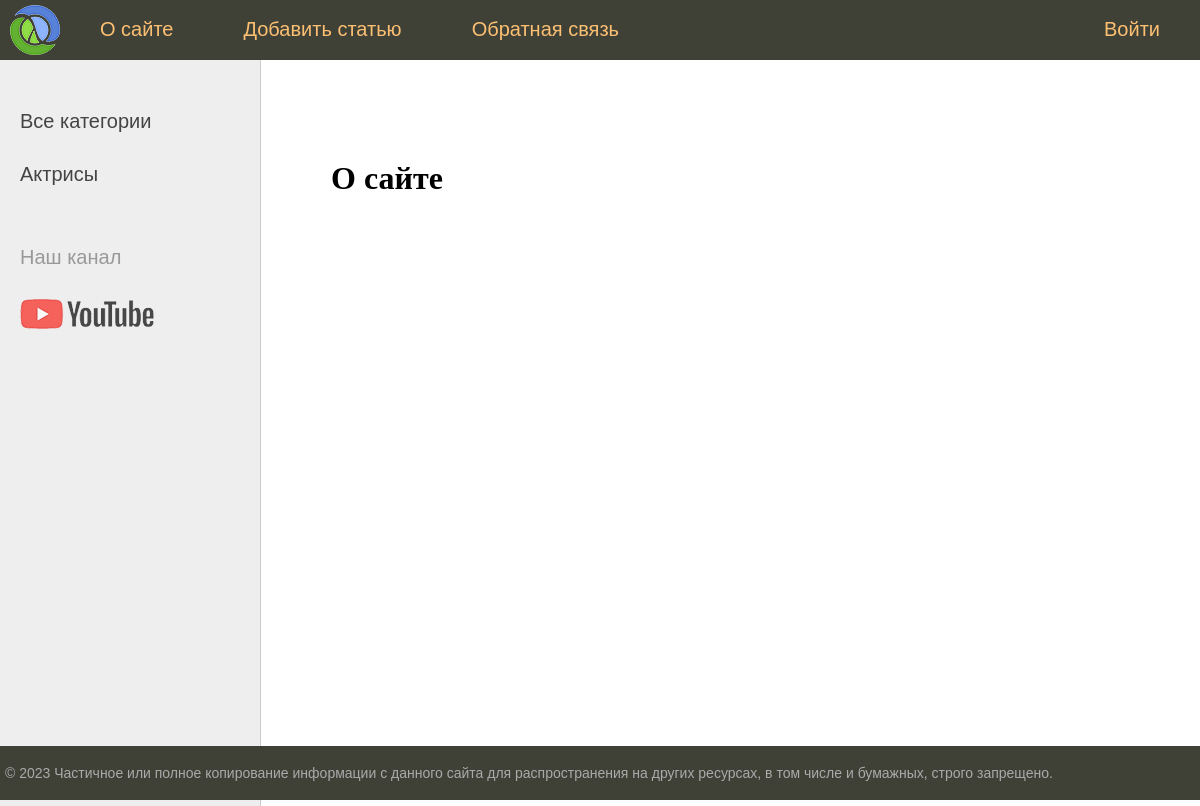
Page /about/ on the earlier database version.
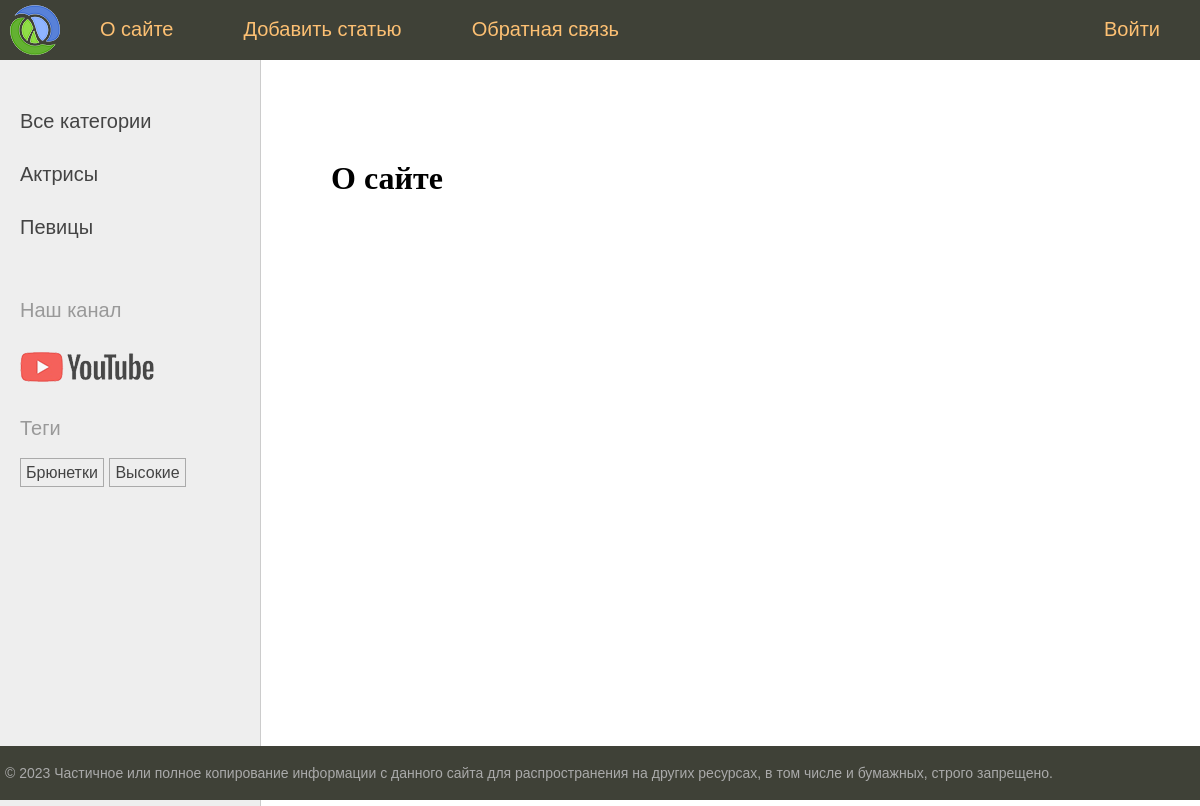
Same page on the later database version.
### women/models.py (models this page shows, shortened)
class Category(models.Model):
    name = models.CharField(max_length=100, db_index=True)
    slug = models.SlugField(max_length=255, unique=True, db_index=True)
    def get_absolute_url(self):
        return reverse('category',kwargs={'cat_slug':self.slug})

class TagPost(models.Model):
    tag = models.CharField(max_length=100, db_index=True)
    slug = models.SlugField(max_length=255, unique=True, db_index=True)
    def get_absolute_url(self):
        return reverse('tag',kwargs={'tag_slug':self.slug})

### women/views.py (the view)
# urls.py: path('about/',views.about, name='about'),
def about(request):
    return render(request, 'women/about.html', {'title': 'О сайте','menu':menu})

### women/templatetags/women_tags.py (called while the page is built)
@register.inclusion_tag('women/list_categories.html')
def show_categories(cat_selected=0):
    cats = Category.objects.annotate(x=Count('posts')).filter(x__gt=0)
    return {'cats':cats,'cat_selected':cat_selected}

@register.inclusion_tag('women/list_tags.html') #создадим шаблон с названием list_tags.html в women
def show_all_tags(): # воспользуемся им, и перейдем в base.html
    return {'tags': TagPost.objects.annotate(total=Count('tags')).filter(total__gt=0)}

### women/templates/women/about.html
{% extends 'base.html' %}
{% block content %}
<h1>{{title}}</h1>
{% endblock %}

### women/templates/women/list_categories.html
{% for cat in cats %}
{% if cat.id == cat_selected %}
<li class="selected">{{cat.name}}</li>
{% else %}
<li><a href="{{ cat.get_absolute_url }}">{{cat.name}}</a></li>
{% endif %}
{% endfor %}

### women/templates/women/list_tags.html
{% if tags %}
    <p>Теги</p>
    <ul class="tags-list">
        {% for t in tags %}
        <li><a href="{{t.get_absolute_url}}">{{t.tag}}</a></li>
        {% endfor %}
    </ul>
{% endif %}

Differences in the rows shown:
now on this page (row unchanged): Category: name "Певицы"
added TagPost: tag "Брюнетки"
added TagPost: tag "Высокие"
Other differences:
text now shown: "Теги"
